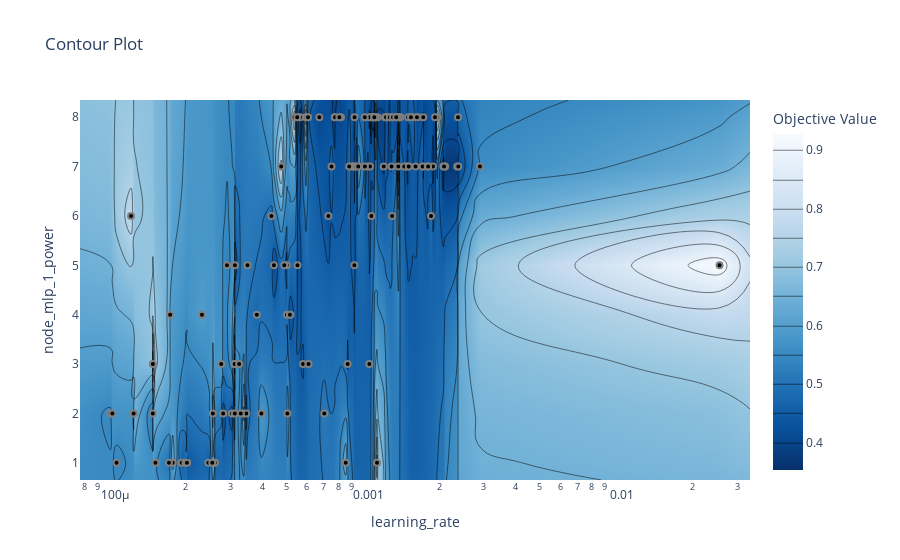

The notebook cell saved with this chart:
### Code cell
# plot the estimated accuracy surface over hyperparameters:
fig = optuna.visualization.plot_contour(study_vis, params=['learning_rate', 'node_mlp_1_power'])
fig.show()

### Figure 1 — Plotly figure (JSON) as saved in the notebook; plotly's stock layout.template omitted (floating-point values rounded to 4 significant figures; data arrays with more than 128 entries replaced by an {"elided": "..."} marker saying what was removed)
{"data": [{"colorbar": {"title": {"text": "Objective Value"}}, "colorscale": [[0, "rgb(247,251,255)"], [0.125, "rgb(222,235,247)"], [0.25, "rgb(198,219,239)"], [0.375, "rgb(158,202,225)"], [0.5, "rgb(107,174,214)"], [0.625, "rgb(66,146,198)"], [0.75, "rgb(33,113,181)"], [0.875, "rgb(8,81,156)"], [1, "rgb(8,48,107)"]], "connectgaps": true, "contours": {"coloring": "heatmap"}, "hoverinfo": "none", "line": {"smoothing": 1.3}, "reversescale": true, "type": "contour", "x": {"elided": "133 float values"}, "y": [0.65, 1, 2, 3, 4, 5, 6, 7, 8, 8.35], "z": {"elided": "10x133 float values"}}, {"marker": {"color": "black", "line": {"color": "Grey", "width": 2}}, "mode": "markers", "showlegend": false, "type": "scatter", "x": {"elided": "131 float values"}, "y": {"elided": "131 int values"}}], "layout": {"title": {"text": "Contour Plot"}, "xaxis": {"range": [-4.116, -1.472], "title": {"text": "learning_rate"}, "type": "log"}, "yaxis": {"range": [0.65, 8.35], "title": {"text": "node_mlp_1_power"}}}}
